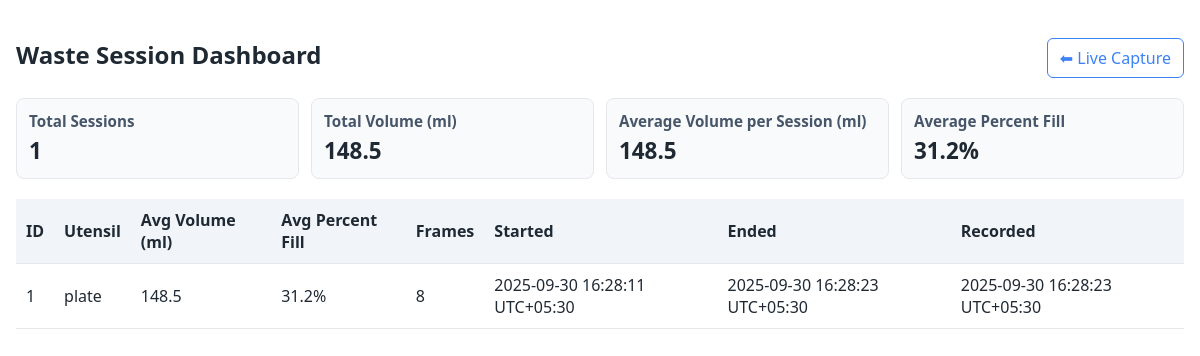
/dashboard, run on the app's committed database.
### tables this page shows
CREATE TABLE utensil_sessions (
                id INTEGER PRIMARY KEY AUTOINCREMENT,
                utensil_type TEXT NOT NULL,
                average_volume_ml REAL,
                average_percent_fill REAL,
                sample_count INTEGER NOT NULL,
                started_at TEXT NOT NULL,
                ended_at TEXT NOT NULL,
                created_at TEXT NOT NULL
            );

### web/app.py (the view)
@app.route('/dashboard')
def dashboard():
    sessions = _fetch_recent_sessions(limit=200)
    metrics = _dashboard_metrics(sessions)
    return render_template('dashboard.html', sessions=sessions, metrics=metrics)

### web/app.py (called while the page is built)
def _to_datetime_utc(value):
    if value is None:
        return None
    if isinstance(value, datetime):
        dt = value
    else:
        try:
            dt = datetime.fromisoformat(str(value).replace('Z', '+00:00'))
        except ValueError:
            try:
                dt = datetime.strptime(str(value), '%Y-%m-%dT%H:%M:%S')
            except ValueError:
                return None
    if dt.tzinfo is None:
        dt = dt.replace(tzinfo=UTC_TZ)
    else:
        dt = dt.astimezone(UTC_TZ)
    return dt

def _format_ts_for_display(value):
    dt = _to_datetime_utc(value)
    if dt is None:
        return None
    return dt.astimezone(IST_TZ).strftime('%Y-%m-%d %H:%M:%S %Z')

def _dashboard_metrics(sessions):
    total_sessions = len(sessions)
    volume_values = [s['average_volume_ml'] for s in sessions if s['average_volume_ml'] is not None]
    percent_values = [s['average_percent_fill'] for s in sessions if s['average_percent_fill'] is not None]
    total_volume = sum(volume_values) if volume_values else 0.0
    mean_volume = (total_volume / len(volume_values)) if volume_values else None
    mean_percent = (sum(percent_values) / len(percent_values)) if percent_values else None
    return {
        'total_sessions': total_sessions,
        'total_volume_ml': total_volume,
        'mean_volume_ml': mean_volume,
        'mean_percent_fill': mean_percent,
    }

### web/templates/dashboard.html (shortened to what this page needs)
﻿<!doctype html>
<html lang="en">
<head>
</head>
<body>
  <header>
    <h2>Waste Session Dashboard</h2>
    <a class="button" href="/">⬅ Live Capture</a>
  </header>
  <section class="metrics">
    <div class="metric-card">
      <h4>Total Sessions</h4>
      <div class="value">{{ metrics.total_sessions }}</div>
    </div>
    <div class="metric-card">
      <h4>Total Volume (ml)</h4>
      <div class="value">{{ metrics.total_volume_ml | round(1) if metrics.total_volume_ml else 0 }}</div>
    </div>
    <div class="metric-card">
      <h4>Average Volume per Session (ml)</h4>
      <div class="value">{{ metrics.mean_volume_ml | round(1) if metrics.mean_volume_ml is not none else '—' }}</div>
    </div>
    <div class="metric-card">
      <h4>Average Percent Fill</h4>
      <div class="value">{{ (metrics.mean_percent_fill | round(1)) ~ '%' if metrics.mean_percent_fill is not none else '—' }}</div>
    </div>
  </section>
  {% if sessions %}
  <table>
    <thead>
      <tr>
        <th>ID</th>
        <th>Utensil</th>
        <th>Avg Volume (ml)</th>
        <th>Avg Percent Fill</th>
        <th>Frames</th>
        <th>Started</th>
        <th>Ended</th>
        <th>Recorded</th>
      </tr>
    </thead>
    <tbody>
      {% for session in sessions %}
      <tr>
        <td>{{ session.id }}</td>
        <td>{{ session.utensil_type }}</td>
        <td>{{ session.average_volume_ml | round(1) if session.average_volume_ml is not none else '—' }}</td>
        <td>{{ session.average_percent_fill | round(1) ~ '%' if session.average_percent_fill is not none else '—' }}</td>
        <td>{{ session.sample_count }}</td>
        <td>{{ session.started_at }}</td>
        <td>{{ session.ended_at }}</td>
        <td>{{ session.created_at }}</td>
      </tr>
      {% endfor %}
    </tbody>
  </table>
  {% else %}
  <div class="empty">
    No utensil sessions recorded yet. Run the camera capture to start collecting data.
  </div>
  {% endif %}
</body>
</html>

### web/templates/dashboard.html (style rules this page uses)
body { font-family: system-ui, Arial, sans-serif; margin: 16px; color: #1f2933; }
header { display: flex; align-items: baseline; justify-content: space-between; flex-wrap: wrap; gap: 12px; margin-bottom: 20px; }
header h2 { margin: 0; }
a.button { display: inline-block; padding: 8px 12px; border-radius: 6px; border: 1px solid #3b82f6; color: #3b82f6; text-decoration: none; }
.metrics { display: flex; flex-wrap: wrap; gap: 12px; margin-bottom: 20px; }
.metric-card { flex: 1; min-width: 180px; padding: 12px; border: 1px solid #e5e7eb; border-radius: 8px; background: #f8fafc; }
.metric-card h4 { margin: 0 0 4px 0; font-size: 0.95rem; color: #475569; }
.metric-card .value { font-size: 1.4rem; font-weight: 600; }
table { width: 100%; border-collapse: collapse; }
th, td { padding: 10px; border-bottom: 1px solid #e5e7eb; text-align: left; }
th { background: #f1f5f9; font-weight: 600; }

### data on the page
utensil_sessions: id "1", utensil_type "plate", average_volume_ml "148.5", average_percent_fill "31.2%", sample_count "8", started_at "2025-09-30 16:28:11 UTC+05:30", ended_at "2025-09-30 16:28:23 UTC+05:30", created_at "2025-09-30 16:28:23 UTC+05:30"

### other printed values
{{ metrics.total_sessions }} "1"
{{ metrics.total_volume_ml | round(1) if metrics.total_volume_ml else 0 }} "148.5"
